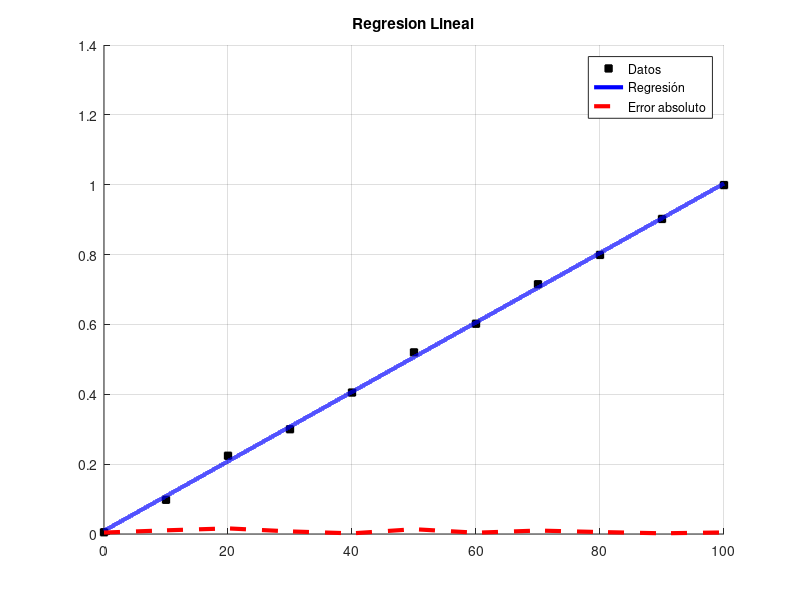
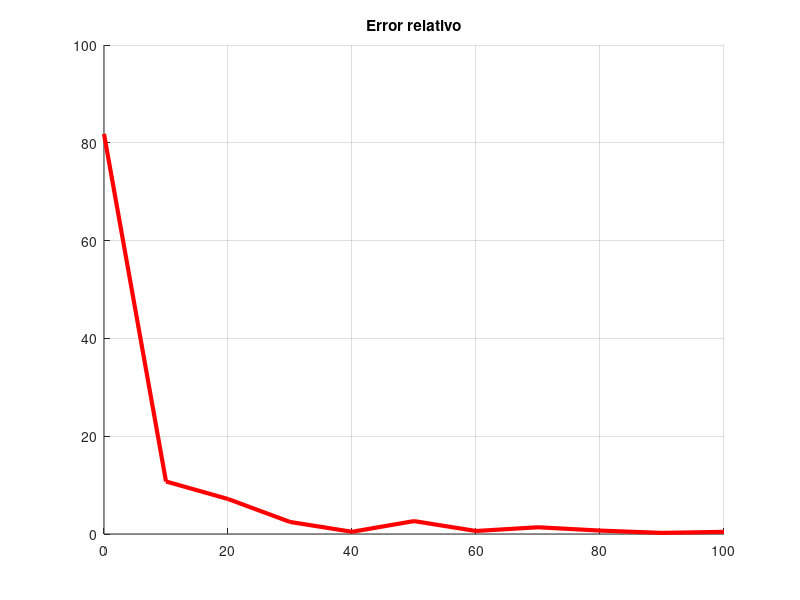

These charts were generated, in order, by the following MATLAB code:
% Se calibra el sensor con una regresión lineal
format long

X=0:10:100
Y=[0.005 0.098 0.224 0.300 0.405 0.520 0.602 0.715 0.799 0.902 0.999]

N=length(X)

% Regresión lineal
a_numerator=0;
for i=1:N
  a_numerator=a_numerator+N*X(i)*Y(i);
end
a_numerator=a_numerator-sum(X)*sum(Y);

a_denominator=0;
for i=1:N
  a_denominator=a_denominator+X(i)*X(i);
end
a_denominator=N*a_denominator-(sum(X))^2;

a = a_numerator / a_denominator

b = (sum(Y) - a * sum(X)) / N

T=[0:1e-3:max(X)];
y=a*T+b;

% Errores relativos
disp("\n\nDATO | APROX | ERROR RELATIVO [%] | ERROR ABSOLUTO");
err_real=zeros(1, N);
for i=1:N
  yi = a*X(i)+b;
  err_real(i) = abs((Y(i) - yi) * 100 / Y(i));
  err_abs(i) = abs(Y(i) - yi);
  fprintf("(%d, %d) | (%d, %d) | %d | %d \n", X(i), Y(i), X(i), yi, err_real(i), err_abs(i));
end

h = figure();
hold on; grid on;
title("Regresion Lineal");
plot(X, Y, 'k+', 'LineWidth', 5);
plot(T, y, 'b', 'LineWidth', 3); 
plot(X, err_abs, '--r', 'LineWidth', 3); 
legend('Datos', 'Regresión', 'Error absoluto');
% waitfor(h);

h2 = figure();
hold on; grid on;
title("Error relativo");
plot(X, err_real, 'r', 'LineWidth', 3); 
ylim([0 100])
waitfor(h2);

% Fondo de escala
RANGO=max(Y)-min(Y)
FS=max(RANGO)
ERROR_FS=err_abs * 100 / FS
PRECISION=max(ERROR_FS)
